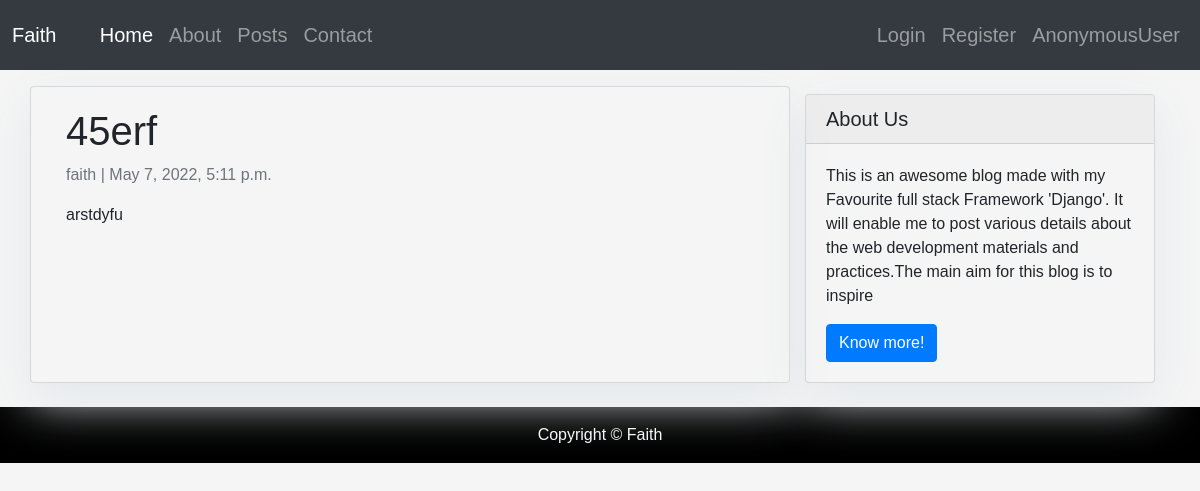
/4, run on the app's committed database.
### Blog/models.py (models this page shows, shortened)
class Post(models.Model):
    title = models.CharField(max_length=200, unique=True)
    slug = models.SlugField(max_length=200, unique=True)
    author = models.ForeignKey(User, on_delete= models.CASCADE,related_name='blog_posts')
    updated_on = models.DateTimeField(auto_now= True)
    content = models.TextField()
    created_on = models.DateTimeField(auto_now_add=True)
    status = models.IntegerField(choices=STATUS, default=0)
    class Meta:
        ordering = ['-created_on']

### Blog/views.py (the view)
# urls.py: path('<int:pk>',views.postDetail,name='postDetail'),
def postDetail(request,pk):
    post = Post.objects.get(pk=pk)
    context = {'post':post}
    return render(request,'post-detail.html',context)

### Blog/templates/post-detail.html
{% extends 'base.html' %} {% block content %}
<div class="container">
  <div class="row">
    <div class="col-md-8 card mb-4  mt-3 left  top">
      <div class="card-body">
        <h1>{% block title %} {{post.title}} {% endblock title %}</h1>
        <p class=" text-muted">{{ post.author }} | {{ post.created_on }}</p>
        <p class="card-text ">{{ post.content | safe }}</p>
      </div>
    </div>
    {% block sidebar %} {% include 'sidebar.html' %} {% endblock sidebar %}
  </div>
</div>
{% endblock content %}

### Blog/static/css/main.css (style rules this page uses)
body { background-color: whitesmoke; }
* { box-sizing: border-box; font-family: 'Courier New Regular', sans-serif; }
.card { background-color: rgba(245, 245, 245, 0.4); }

### Blog/templates/sidebar.html (style rules this page uses)
.card { box-shadow: 0 16px 48px #E3E7EB; }

### data on the page
Post: title "45erf", author "faith", created_on "May 7, 2022, 5:11 p.m.", content "arstdyfu"

### other printed values
{{ user }} "AnonymousUser"
